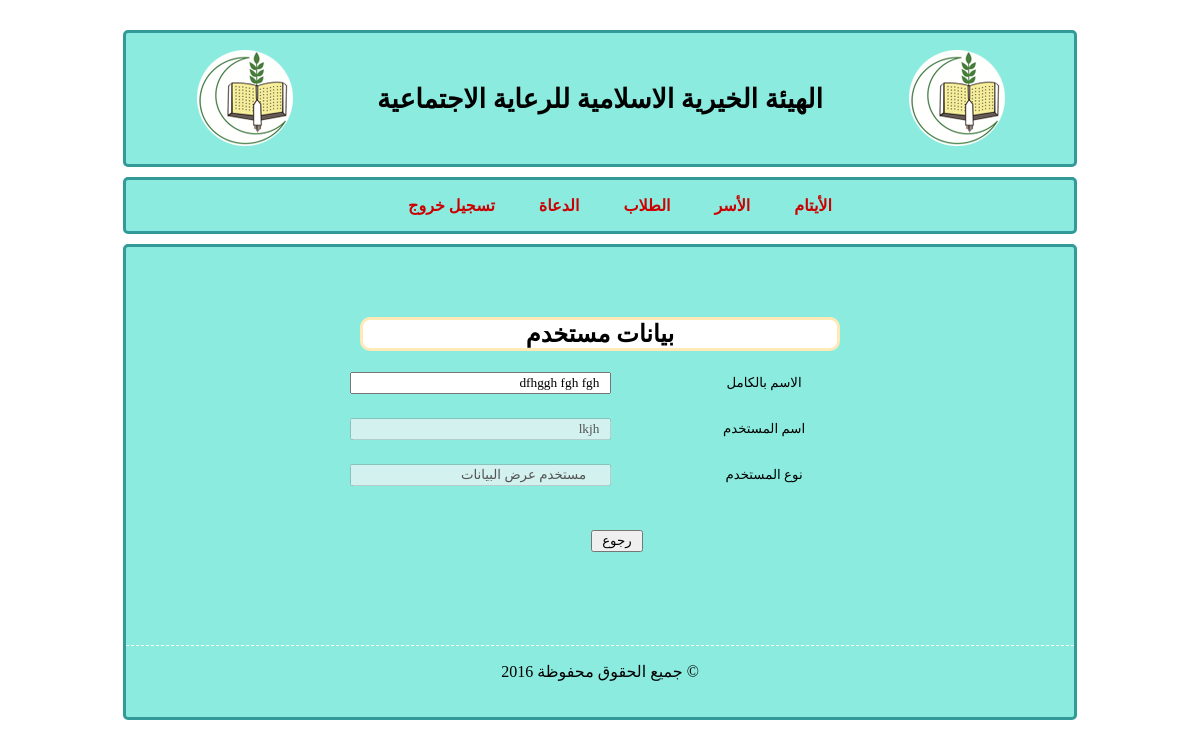
The page /admin/users/user.php?id=68 on the database its author committed.
### tables this page shows
CREATE TABLE IF NOT EXISTS `employee` (
  `id` int(11) NOT NULL AUTO_INCREMENT,
  `name` varchar(100) NOT NULL,
  `username` varchar(100) NOT NULL,
  `password` varchar(100) NOT NULL,
  `type` int(10) NOT NULL,
  PRIMARY KEY (`id`),
  UNIQUE KEY `username` (`username`)
);

### utils/usersAPI.php (called while the page is built, shortened)
<?php
function fp_users_get($extra = ''){
	$query = sprintf("SELECT * FROM `employee` %s",$extra);
	$qresult = @mysql_query($query);
        if(!$qresult)
            return -1 ;
	else{
	$rcount = mysql_num_rows($qresult);
        }
	$users = array();
	for($i = 0 ; $i < $rcount ; $i++)
		$users[@count($users)] = @mysql_fetch_object($qresult);
	return $users ;
	}
function fp_users_get_by_id($id){
	$uid = (int)$id;
	$users = fp_users_get("WHERE `id` = ".$uid);
	$user = $users[0];
	return $user ;
	}
?>

### admin/users/user.php (the view, shortened to what this page needs)
<!DOCTYPE html PUBLIC "-//W3C//DTD XHTML 1.0 Transitional//EN" "http://www.w3.org/TR/xhtml1/DTD/xhtml1-transitional.dtd">
<html xmlns="http://www.w3.org/1999/xhtml">
<head>
<link href="../../style/pageStyle.css" rel="stylesheet" type="text/css" />
</head>
<body>
<div id="title">
<table width="90%" border="0" align="center">
  <tr>
    <td><img src="../../images/logo.png" /></td>
    <td><h1>الهيئة الخيرية الاسلامية للرعاية الاجتماعية</h1></td>
    <td><img src="../../images/logo.png" /></td>
  </tr>
</table>
</div>
<div class="menu">
	<ul>
      <li><a href="../employee/orphan/cars.html">تسجيل خروج</a>
      <li><a href="../employee/orphan/customers.html">الدعاة</a>
      <li><a href="../employee/orphan/employees.html">الطلاب</a>
      <li><a href="../employee/orphan/reports.html">الأسر</a>
      <li><a href="../employee/orphan/main.html">الأيتام</a>
   </ul>
</div>
<div class="main">
<div class="login">
    <h2 align="center" class="adress">بيانات مستخدم </h2>
<br />
<?php
	include('../../utils/db.php');
	include('../../utils/usersAPI.php');
	$id = (int)$_GET['id'];
	$user = fp_users_get_by_id($id);
?>
<form  method="post">
	<table width="60%" border="0" align="center">
  <tr>
    <td align="center" width="58%"><input class="textFiels" name="name" type="text" id="name" size="30" maxlength="30" value="<?php echo $user->name?>" /></td>
    <td align="center" width="42%">الاسم بالكامل</td>
    </tr>
      <tr>
    <td>&nbsp;</td>
    <td>&nbsp;</td>
  </tr>
  <tr>
      <td align="center"><input class="textFiels" name="un" type="text" disabled="disabled" id="un" size="30" maxlength="30" value="<?php echo $user->username?>" /></td>
    <td align="center">اسم المستخدم</td>
    </tr>
      <tr>
    <td>&nbsp;</td>
    <td>&nbsp;</td>
  </tr>
  <tr>
    <td align="center"><input name="un" type="text" disabled="disabled" class="textFiels" id="un" value="
    " size="30" maxlength="30" /></td>
    <td align="center">نوع المستخدم</td>
    </tr>
      <tr>
    <td>&nbsp;</td>
    <td>&nbsp;</td>
  </tr>
  <tr>
    <td>&nbsp;</td>
    <td>&nbsp;</td>
  </tr>
  <tr>
      <td align="right"><input name="add" type="submit" onclick="" value=" رجوع " /></td>
    <td>&nbsp;</td>
  </tr>
  <tr>
    <td>&nbsp;</td>
    <td>&nbsp;</td>
  </tr>
    </table>
</form>
</div>
<div id="footer">
<p>جميع الحقوق محفوظة 2016 &copy;</p>
</div>
</div>
</body>
</html>

### style/pageStyle.css (style rules this page uses)
* { font-family:Droid Arabic Kufi; }
* td { font-size: 10pt; }
.main { width:80%; margin:0 auto ; border:#399 solid 3px ; border-radius:5px; margin-top:10px; padding:20px 0 20px 0 ; background:#8BEBDF; }
#title { padding:10px 0 10px 0 ; width:80%; margin:0 auto ; border:#399 solid 3px ; border-radius:5px; margin-top:30px; background:#8BEBDF; text-align:center; }
.menu { width:80%; margin:0 auto ; border:#399 solid 3px ; border-radius:5px; margin-top:10px; background:#8BEBDF; text-align:center; }
.menu ul { list-style-type:none; }
.menu ul li { display:inline; padding: 0 20px 0 20px; }
.menu a { color:#C00; font-weight:bold; text-decoration:none; }
.adress { background: #Fff; margin: 0 auto; width: 50%; border: solid #FFEAB7 3px ; border-radius: 10px; }
#title h1 { color: #000; }
.login { margin-top:50px; margin-bottom:50px; }
.textFiels { padding-left:10px; padding-right:10px; text-align:right; }
#footer { margin-top:70px; text-align:center; border-top:dashed 1px #fff ; }

### rows shown on the page
employee: name "dfhggh fgh fgh", un "lkjh", un "مستخدم عرض البيانات"
